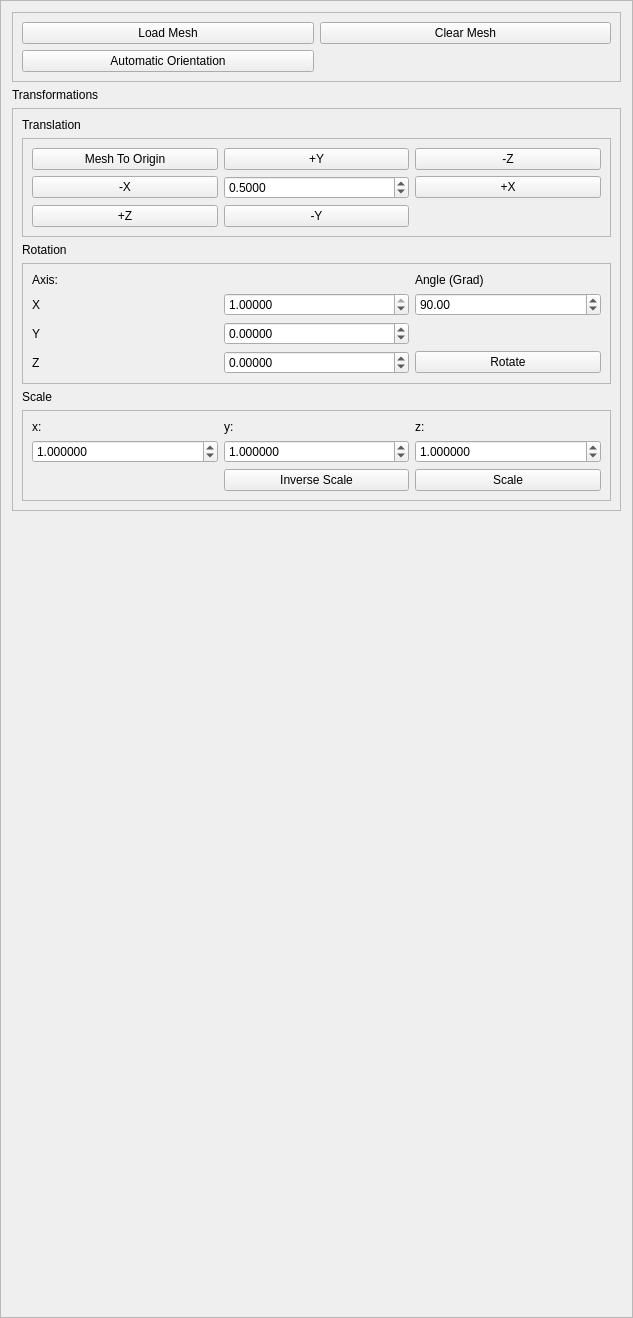
<?xml version="1.0" encoding="UTF-8"?>
<ui version="4.0">
 <class>FourAxisMillingManager</class>
 <widget class="QFrame" name="FourAxisMillingManager">
  <property name="geometry">
   <rect>
    <x>0</x>
    <y>0</y>
    <width>633</width>
    <height>1318</height>
   </rect>
  </property>
  <property name="windowTitle">
   <string>Frame</string>
  </property>
  <property name="frameShape">
   <enum>QFrame::StyledPanel</enum>
  </property>
  <property name="frameShadow">
   <enum>QFrame::Raised</enum>
  </property>
  <layout class="QGridLayout" name="gridLayout">
   <item row="2" column="0">
    <widget class="QFrame" name="frame_3">
     <property name="frameShape">
      <enum>QFrame::StyledPanel</enum>
     </property>
     <property name="frameShadow">
      <enum>QFrame::Raised</enum>
     </property>
     <layout class="QGridLayout" name="gridLayout_10">
      <item row="0" column="0">
       <widget class="QLabel" name="label_3">
        <property name="text">
         <string>Translation</string>
        </property>
       </widget>
      </item>
      <item row="1" column="0" colspan="2">
       <widget class="QFrame" name="frame">
        <property name="frameShape">
         <enum>QFrame::StyledPanel</enum>
        </property>
        <property name="frameShadow">
         <enum>QFrame::Raised</enum>
        </property>
        <layout class="QGridLayout" name="gridLayout_2">
         <item row="0" column="1">
          <widget class="QPushButton" name="plusYButton">
           <property name="text">
            <string>+Y</string>
           </property>
          </widget>
         </item>
         <item row="0" column="2">
          <widget class="QPushButton" name="minusZButton">
           <property name="text">
            <string>-Z</string>
           </property>
          </widget>
         </item>
         <item row="1" column="0">
          <widget class="QPushButton" name="minusXButton">
           <property name="text">
            <string>-X</string>
           </property>
          </widget>
         </item>
         <item row="1" column="1">
          <widget class="QDoubleSpinBox" name="stepSpinBox">
           <property name="decimals">
            <number>4</number>
           </property>
           <property name="maximum">
            <double>200.000000000000000</double>
           </property>
           <property name="singleStep">
            <double>0.500000000000000</double>
           </property>
           <property name="value">
            <double>0.500000000000000</double>
           </property>
          </widget>
         </item>
         <item row="1" column="2">
          <widget class="QPushButton" name="plusXButton">
           <property name="text">
            <string>+X</string>
           </property>
          </widget>
         </item>
         <item row="2" column="0">
          <widget class="QPushButton" name="plusZButton">
           <property name="text">
            <string>+Z</string>
           </property>
          </widget>
         </item>
         <item row="2" column="1">
          <widget class="QPushButton" name="minusYButton">
           <property name="text">
            <string>-Y</string>
           </property>
          </widget>
         </item>
         <item row="0" column="0">
          <widget class="QPushButton" name="meshToOriginPushButton">
           <property name="text">
            <string>Mesh To Origin</string>
           </property>
          </widget>
         </item>
        </layout>
       </widget>
      </item>
      <item row="4" column="0">
       <widget class="QLabel" name="label_19">
        <property name="text">
         <string>Scale</string>
        </property>
       </widget>
      </item>
      <item row="2" column="0">
       <widget class="QLabel" name="label_6">
        <property name="text">
         <string>Rotation</string>
        </property>
       </widget>
      </item>
      <item row="3" column="0" colspan="2">
       <widget class="QFrame" name="frame_4">
        <property name="frameShape">
         <enum>QFrame::StyledPanel</enum>
        </property>
        <property name="frameShadow">
         <enum>QFrame::Raised</enum>
        </property>
        <layout class="QGridLayout" name="gridLayout_9">
         <item row="0" column="0" colspan="2">
          <widget class="QLabel" name="label_8">
           <property name="text">
            <string>Axis:</string>
           </property>
          </widget>
         </item>
         <item row="0" column="2">
          <widget class="QLabel" name="label_12">
           <property name="text">
            <string>Angle (Grad)</string>
           </property>
          </widget>
         </item>
         <item row="1" column="0">
          <widget class="QLabel" name="label_9">
           <property name="text">
            <string>X</string>
           </property>
          </widget>
         </item>
         <item row="1" column="1">
          <widget class="QDoubleSpinBox" name="axisXSpinBox">
           <property name="decimals">
            <number>5</number>
           </property>
           <property name="minimum">
            <double>-1.000000000000000</double>
           </property>
           <property name="maximum">
            <double>1.000000000000000</double>
           </property>
           <property name="singleStep">
            <double>1.000000000000000</double>
           </property>
           <property name="value">
            <double>1.000000000000000</double>
           </property>
          </widget>
         </item>
         <item row="1" column="2">
          <widget class="QDoubleSpinBox" name="angleSpinBox">
           <property name="minimum">
            <double>-360.000000000000000</double>
           </property>
           <property name="maximum">
            <double>360.000000000000000</double>
           </property>
           <property name="value">
            <double>90.000000000000000</double>
           </property>
          </widget>
         </item>
         <item row="2" column="0">
          <widget class="QLabel" name="label_10">
           <property name="text">
            <string>Y</string>
           </property>
          </widget>
         </item>
         <item row="2" column="1">
          <widget class="QDoubleSpinBox" name="axisYSpinBox">
           <property name="decimals">
            <number>5</number>
           </property>
           <property name="minimum">
            <double>-1.000000000000000</double>
           </property>
           <property name="maximum">
            <double>1.000000000000000</double>
           </property>
           <property name="singleStep">
            <double>1.000000000000000</double>
           </property>
          </widget>
         </item>
         <item row="3" column="0">
          <widget class="QLabel" name="label_11">
           <property name="text">
            <string>Z</string>
           </property>
          </widget>
         </item>
         <item row="3" column="1">
          <widget class="QDoubleSpinBox" name="axisZSpinBox">
           <property name="decimals">
            <number>5</number>
           </property>
           <property name="minimum">
            <double>-1.000000000000000</double>
           </property>
           <property name="maximum">
            <double>1.000000000000000</double>
           </property>
           <property name="singleStep">
            <double>1.000000000000000</double>
           </property>
          </widget>
         </item>
         <item row="3" column="2">
          <widget class="QPushButton" name="rotateButton">
           <property name="text">
            <string>Rotate</string>
           </property>
          </widget>
         </item>
        </layout>
       </widget>
      </item>
      <item row="5" column="0" colspan="2">
       <widget class="QFrame" name="frame_7">
        <property name="frameShape">
         <enum>QFrame::StyledPanel</enum>
        </property>
        <property name="frameShadow">
         <enum>QFrame::Raised</enum>
        </property>
        <layout class="QGridLayout" name="gridLayout_18">
         <item row="1" column="2">
          <widget class="QDoubleSpinBox" name="scaleZSpinBox">
           <property name="decimals">
            <number>6</number>
           </property>
           <property name="maximum">
            <double>1000000.000000000000000</double>
           </property>
           <property name="value">
            <double>1.000000000000000</double>
           </property>
          </widget>
         </item>
         <item row="0" column="0">
          <widget class="QLabel" name="label_20">
           <property name="text">
            <string>x:</string>
           </property>
          </widget>
         </item>
         <item row="0" column="1">
          <widget class="QLabel" name="label_21">
           <property name="text">
            <string>y:</string>
           </property>
          </widget>
         </item>
         <item row="0" column="2">
          <widget class="QLabel" name="label_22">
           <property name="text">
            <string>z:</string>
           </property>
          </widget>
         </item>
         <item row="1" column="0">
          <widget class="QDoubleSpinBox" name="scaleXSpinBox">
           <property name="decimals">
            <number>6</number>
           </property>
           <property name="maximum">
            <double>100000.000000000000000</double>
           </property>
           <property name="value">
            <double>1.000000000000000</double>
           </property>
          </widget>
         </item>
         <item row="1" column="1">
          <widget class="QDoubleSpinBox" name="scaleYSpinBox">
           <property name="decimals">
            <number>6</number>
           </property>
           <property name="maximum">
            <double>100000.000000000000000</double>
           </property>
           <property name="value">
            <double>1.000000000000000</double>
           </property>
          </widget>
         </item>
         <item row="2" column="2">
          <widget class="QPushButton" name="scalePushButton">
           <property name="text">
            <string>Scale</string>
           </property>
          </widget>
         </item>
         <item row="2" column="1">
          <widget class="QPushButton" name="inverseScalePushButton">
           <property name="text">
            <string>Inverse Scale</string>
           </property>
          </widget>
         </item>
        </layout>
       </widget>
      </item>
     </layout>
    </widget>
   </item>
   <item row="1" column="0">
    <widget class="QLabel" name="label_7">
     <property name="text">
      <string>Transformations</string>
     </property>
    </widget>
   </item>
   <item row="3" column="0">
    <spacer name="verticalSpacer">
     <property name="orientation">
      <enum>Qt::Vertical</enum>
     </property>
     <property name="sizeHint" stdset="0">
      <size>
       <width>20</width>
       <height>40</height>
      </size>
     </property>
    </spacer>
   </item>
   <item row="0" column="0">
    <widget class="QFrame" name="frame_2">
     <property name="frameShape">
      <enum>QFrame::StyledPanel</enum>
     </property>
     <property name="frameShadow">
      <enum>QFrame::Raised</enum>
     </property>
     <layout class="QGridLayout" name="gridLayout_3">
      <item row="0" column="0">
       <widget class="QPushButton" name="loadMeshPushButton">
        <property name="text">
         <string>Load Mesh</string>
        </property>
       </widget>
      </item>
      <item row="0" column="1">
       <widget class="QPushButton" name="clearMeshPushButton">
        <property name="text">
         <string>Clear Mesh</string>
        </property>
       </widget>
      </item>
      <item row="1" column="0">
       <widget class="QPushButton" name="automaticOrientationPushButton">
        <property name="text">
         <string>Automatic Orientation</string>
        </property>
       </widget>
      </item>
     </layout>
    </widget>
   </item>
  </layout>
 </widget>
 <resources/>
 <connections/>
</ui>
